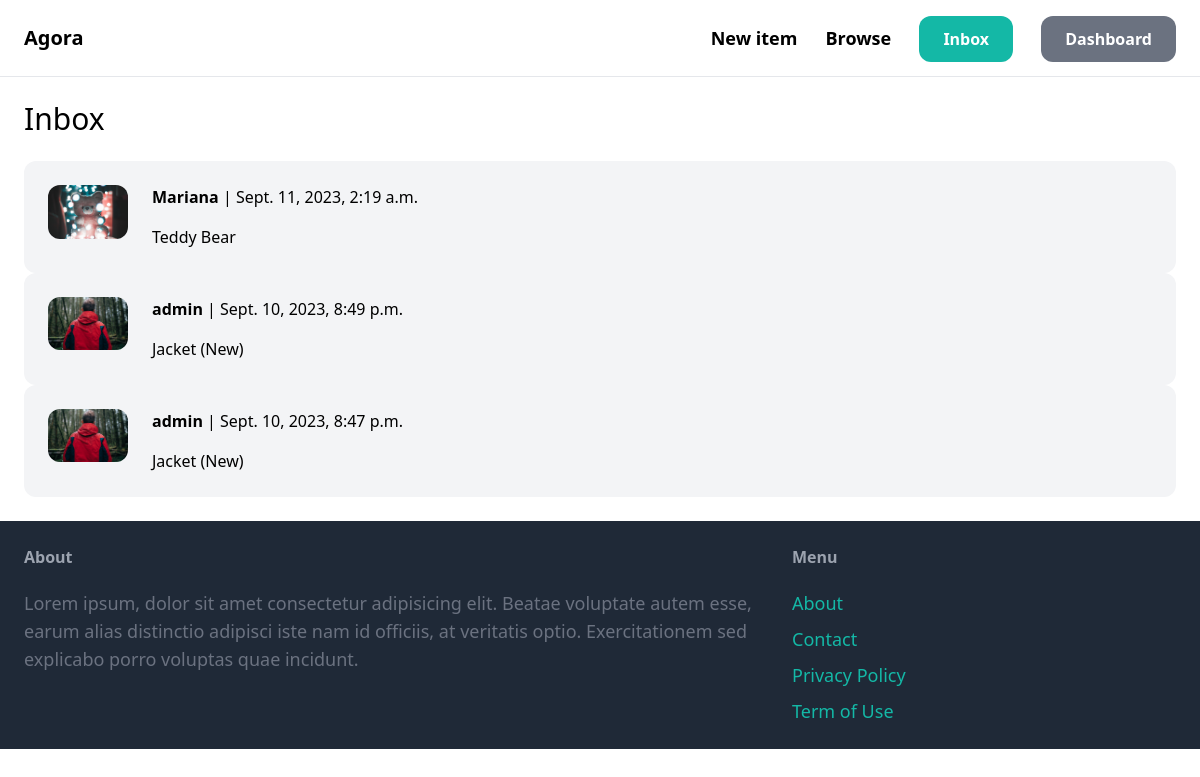
Screenshot of /inbox/ (signed in) with the database file from the repository.
### conversation/models.py (models this page shows)
class Conversation(models.Model):
    item = models.ForeignKey(Item, related_name='conversations', on_delete=models.CASCADE)
    members = models.ManyToManyField(User, related_name='conversations')
    created_at = models.DateTimeField(auto_now_add=True)
    modified_at = models.DateTimeField(auto_now=True)
    class Meta:
        ordering = ('-modified_at',)

### item/models.py (models this page shows, shortened)
class Item(models.Model):
    category = models.ForeignKey(Category, related_name='items', on_delete=models.CASCADE)
    name = models.CharField(max_length=255)
    description = models.TextField(blank=True, null=True)
    price = models.FloatField()
    image = models.ImageField(upload_to='item_images', blank=True, null=True)
    is_sold = models.BooleanField(default=False)
    created_by = models.ForeignKey(User, related_name='items', on_delete=models.CASCADE)
    create_at = models.DateTimeField(auto_now_add=True)

### conversation/views.py (the view)
# urls.py: path('', views.inbox, name='inbox'),
@login_required
def inbox(request):
    conversations = Conversation.objects.filter(members__in=[request.user.id])
    context = {
        'conversations': conversations,
    }
    return render(request, 'conversation/inbox.html', context=context)

### conversation/templates/conversation/inbox.html (shortened to what this page needs)
{% extends 'core/base.html' %}
{% block content %}
    <h1 class="mb-6 text-3xl">Inbox</h1>
    <div class="space-y-6">
        {% for conversation in conversations %}
            <a href="{% url 'conversation:detail' conversation.id %}">
                <div class="p-6 flex bg-gray-100 rounded-xl">
                    <div class="pr-6">
                        <img src="{{conversation.item.image.url}}" class="w-20 rounded-xl">
                    </div>
                    <div class="">
                        {% for member in conversation.members.all %}
                            {% if member != request.user %}
                                <p class="mb-4"><strong>{{ member.username }}</strong> | {{conversation.modified_at}}</p>
                                <p>{{ conversation.item.name }}</p>
                            {% endif %}
                        {% endfor %}
                    </div>
                </div>
            </a>
        {% endfor %}
    </div>
{% endblock content %}

### rows the page displays
Conversation: item.image (picture), modified_at "Sept. 11, 2023, 2:19 a.m.", item.name "Teddy Bear"
Conversation: item.image (picture), modified_at "Sept. 10, 2023, 8:49 p.m.", item.name "Jacket (New)"
Conversation: item.image (picture), modified_at "Sept. 10, 2023, 8:47 p.m.", item.name "Jacket (New)"

### other values shown
{{ member.username }} "Mariana"
{{ member.username }} "admin"
